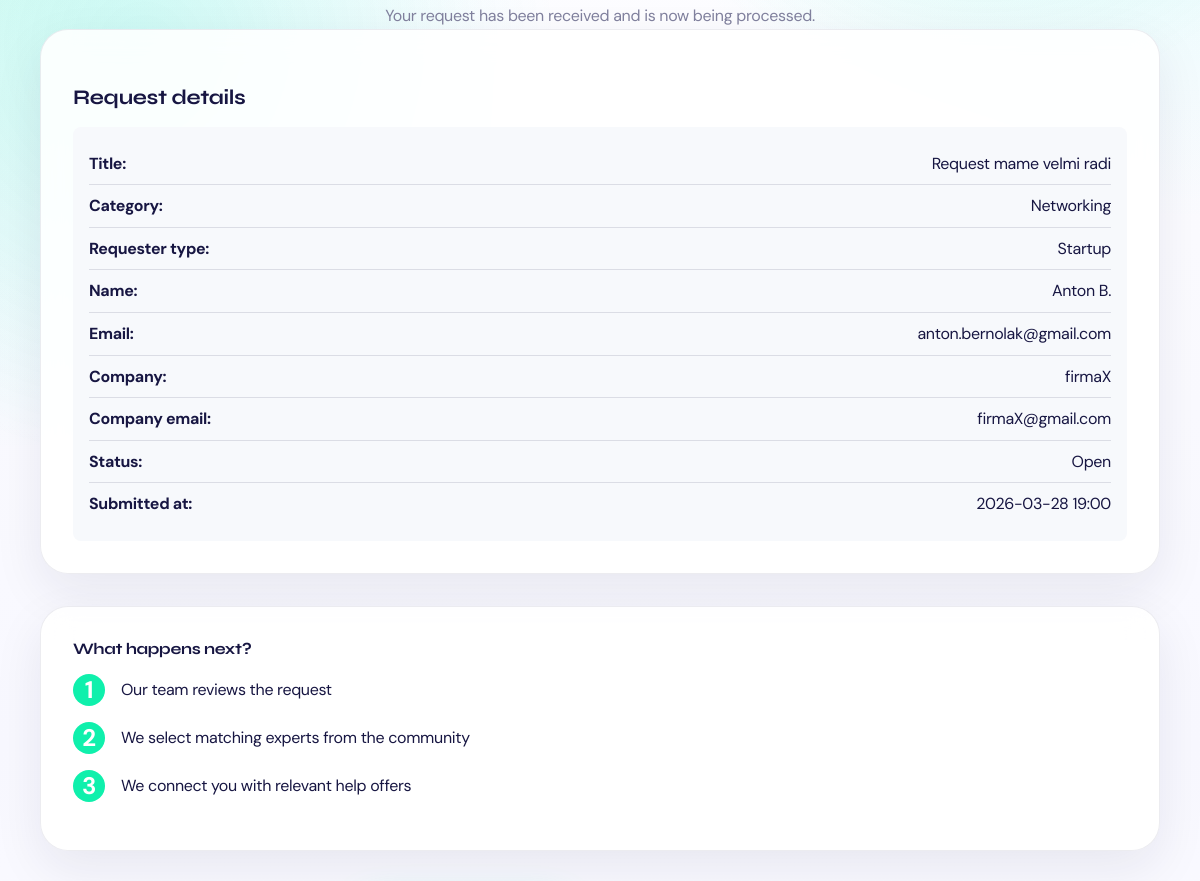
The page /request/30/submitted/ (middle part) on the database as committed earlier.
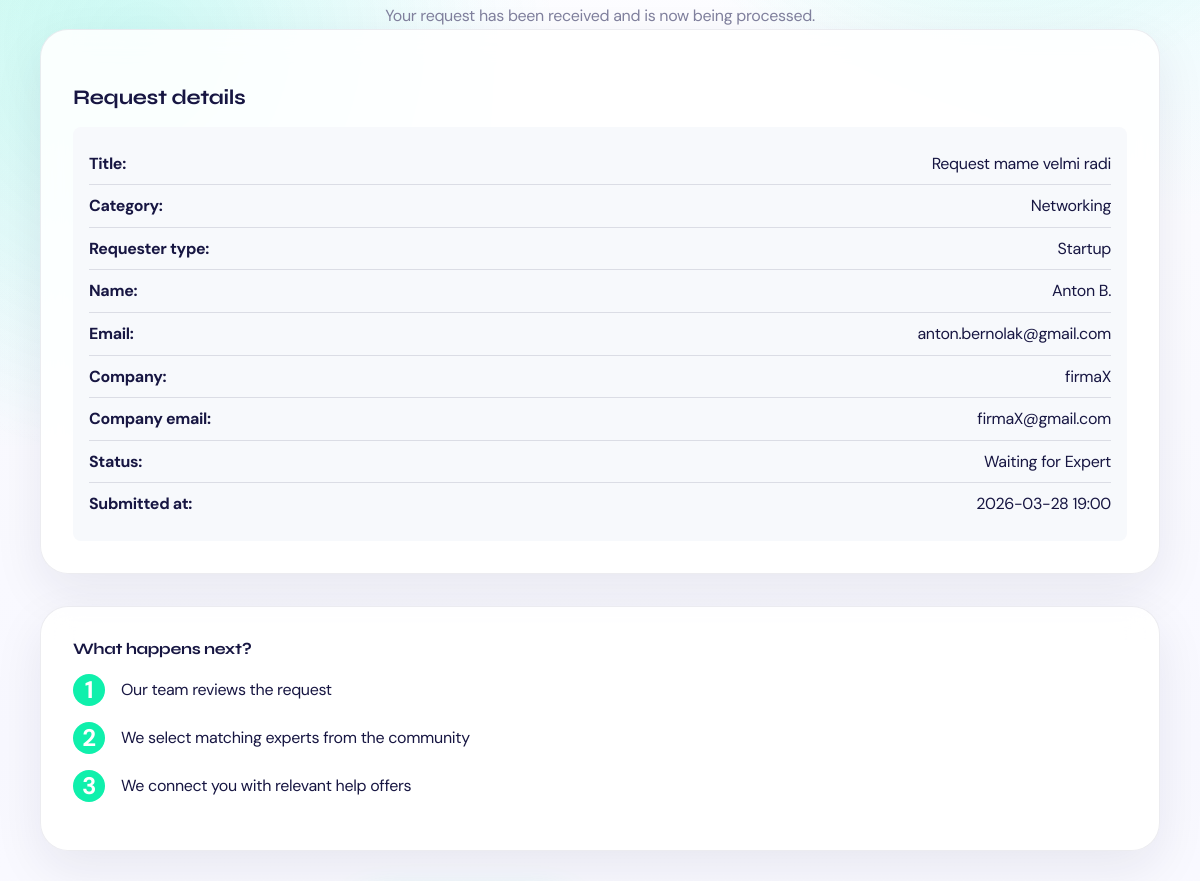
The same page on the database as committed later.
### server/models.py (models this page shows, shortened)
class Request(models.Model):
    STATUS_CHOICES = [
        ('open', 'Open'),
        ('in_review', 'In Review'),
        ('waiting_expert', 'Waiting for Expert'),
        ('in_progress', 'In Progress'),
        ('resolved', 'Resolved'),
        ('rejected', 'Rejected'),
    ]
    PRIORITY_CHOICES = [
        ('low', 'Low'),
        ('medium', 'Medium'),
        ('high', 'High'),
        ('critical', 'Critical'),
    ]
    REQUESTER_TYPE_CHOICES = [
        ('corporate', 'Corporate'),
        ('startup', 'Startup'),
        ('investor', 'Investor'),
        ('service_provider', 'Service Provider'),
        ('community_member', 'Community Member'),
    ]
    EXPERIENCE_LEVEL_CHOICES = [
        ('junior', 'Junior'),
        ('mid', 'Mid'),
        ('senior', 'Senior'),
        ('lead', 'Lead'),
    ]
    title = models.CharField(max_length=200)
    description = models.TextField()
    is_corporate = models.BooleanField(default=False)
    company_name = models.CharField(max_length=255, blank=True)
    company_email = models.EmailField(blank=True)
    due_date = models.DateField(null=True, blank=True)
    target_skills = models.ManyToManyField(Skill, blank=True, related_name='target_requests')
    required_languages = models.ManyToManyField(Language, blank=True, related_name='required_by_requests')
    target_experience = models.CharField(max_length=20, choices=EXPERIENCE_LEVEL_CHOICES, blank=True)
    requester_name = models.CharField(max_length=200)
    requester_email = models.EmailField()
    requester_phone = models.CharField(max_length=20, blank=True)
    requester_type = models.CharField(
        max_length=20,
        choices=REQUESTER_TYPE_CHOICES,
        default='community_member'
    )
    category = models.ForeignKey(Category, on_delete=models.SET_NULL, null=True)
    priority = models.CharField(
        max_length=20,
        choices=PRIORITY_CHOICES,
        default='medium'
    )
    status = models.CharField(
        max_length=20,
        choices=STATUS_CHOICES,
        default='open'
    )
    value_score = models.IntegerField(
        default=5,
        help_text='Impact score (1-10)'
    )
    reviewed_by = models.ForeignKey(
        User,
        on_delete=models.SET_NULL,
        null=True,
        blank=True,
        related_name='reviewed_requests'
    )
    review_notes = models.TextField(blank=True)
    submitted_by = models.ForeignKey(
        User,
        on_delete=models.SET_NULL,
        null=True,
        blank=True,
        related_name='submitted_requests'
    )
    assigned_experts = models.ManyToManyField(
        Expert,
        blank=True,
        related_name='assigned_requests'
    )
    offered_experts = models.ManyToManyField(
        Expert,
        blank=True,
        related_name='offered_requests',
        help_text='Experts who offered to help but are not assigned yet'
    )
    created_at = models.DateTimeField(auto_now_add=True)
    updated_at = models.DateTimeField(auto_now=True)
    is_resolved_by_creator = models.BooleanField(
        default=False,
        help_text='Whether the request creator has marked this as resolved/done'
    )
    creator_resolved_at = models.DateTimeField(
        null=True,
        blank=True,
        help_text='Timestamp when creator marked the request as done'
    )
    completed_by_expert = models.ForeignKey(
        Expert,
        on_delete=models.SET_NULL,
        null=True,
        blank=True,
        related_name='completed_requests',
        help_text='Expert selected by creator as the one who completed this request'
    )
    resolved_at = models.DateTimeField(null=True, blank=True)
    resolution_notes = models.TextField(blank=True)
    class Meta:
        ordering = ['-created_at']
    def get_category_display(self):
        if not self.category:
            return 'Uncategorized'
        return self.category.get_name_display()

class Category(models.Model):
    CATEGORY_CHOICES = [
        ('hiring', 'Hiring'),
        ('investment', 'Investment'),
        ('consulting', 'Consulting'),
        ('marketing', 'Marketing'),
        ('speaking', 'Speaking'),
        ('networking', 'Networking'),
        ('sales', 'Sales'),
        ('other', 'Other'),
    ]
    name = models.CharField(max_length=50, choices=CATEGORY_CHOICES, unique=True)
    description = models.TextField()
    icon = models.CharField(max_length=10, default='❓')
    class Meta:
        verbose_name_plural = "Categories"

### server/views.py (the view)
# urls.py: path('request/<int:request_id>/submitted/', views.request_submitted, name='request_submitted'),
def request_submitted(request, request_id):
    req = get_object_or_404(Request, id=request_id)
    return render(request, 'request_submitted.html', {
        'request': req,
        'next_steps': [
            'Our team reviews the request',
            'We select matching experts from the community',
            'We connect you with relevant help offers'
        ]
    })

### server/context_processors.py (called while the page is built)
def chat_nav_badge(request):
    user = getattr(request, 'user', None)
    if not user or not user.is_authenticated or not is_company_account(user):
        return {
            'chats_unread_count': 0,
            'chats_has_unread': False,
        }
    unread_count = get_unread_chat_count(user)
    return {
        'chats_unread_count': unread_count,
        'chats_has_unread': unread_count > 0,
    }

### server/templates/request_submitted.html (shortened to what this page needs)
{% extends "base.html" %}
{% block content %}
<div class="container">
    <section class="section">
        <div class="text-center">
            <p class="text-muted">Your request has been received and is now being processed.</p>
        </div>
        <div class="row justify-center">
            <div class="col-md-8">
                <div class="card">
                    <div class="card-body">
                        <h3>Request details</h3>
                        <div class="request-details">
                            <div class="detail-row">
                                <strong>Title:</strong> {{ request.title }}
                            </div>
                            <div class="detail-row">
                                <strong>Category:</strong> {{ request.get_category_display }}
                            </div>
                            <div class="detail-row">
                                <strong>Requester type:</strong> {{ request.get_requester_type_display }}
                            </div>
                            <div class="detail-row">
                                <strong>Name:</strong> {{ request.requester_name }}
                            </div>
                            <div class="detail-row">
                                <strong>Email:</strong> {{ request.requester_email }}
                            </div>
                            {% if request.company_name %}
                            <div class="detail-row">
                                <strong>Company:</strong> {{ request.company_name }}
                            </div>
                            {% endif %}
                            {% if request.company_email %}
                            <div class="detail-row">
                                <strong>Company email:</strong> {{ request.company_email }}
                            </div>
                            {% endif %}
                            <div class="detail-row">
                                <strong>Status:</strong> {{ request.get_status_display }}
                            </div>
                            <div class="detail-row">
                                <strong>Submitted at:</strong> {{ request.created_at|date:"Y-m-d H:i" }}
                            </div>
                        </div>
                    </div>
                </div>
                <div class="card mt-4">
                    <div class="card-body">
                        <h4>What happens next?</h4>
                        <div class="steps">
                            {% for step in next_steps %}
                            <div class="step">
                                <div class="step-number">{{ forloop.counter }}</div>
                                <div class="step-text">{{ step }}</div>
                            </div>
                            {% endfor %}
                        </div>
                    </div>
                </div>
            </div>
        </div>
    </section>
</div>
{% endblock %}

Rows that differ between the two databases and show on the page:
changed Request "Request mame velmi radi": status "Open" → "Waiting for Expert"
